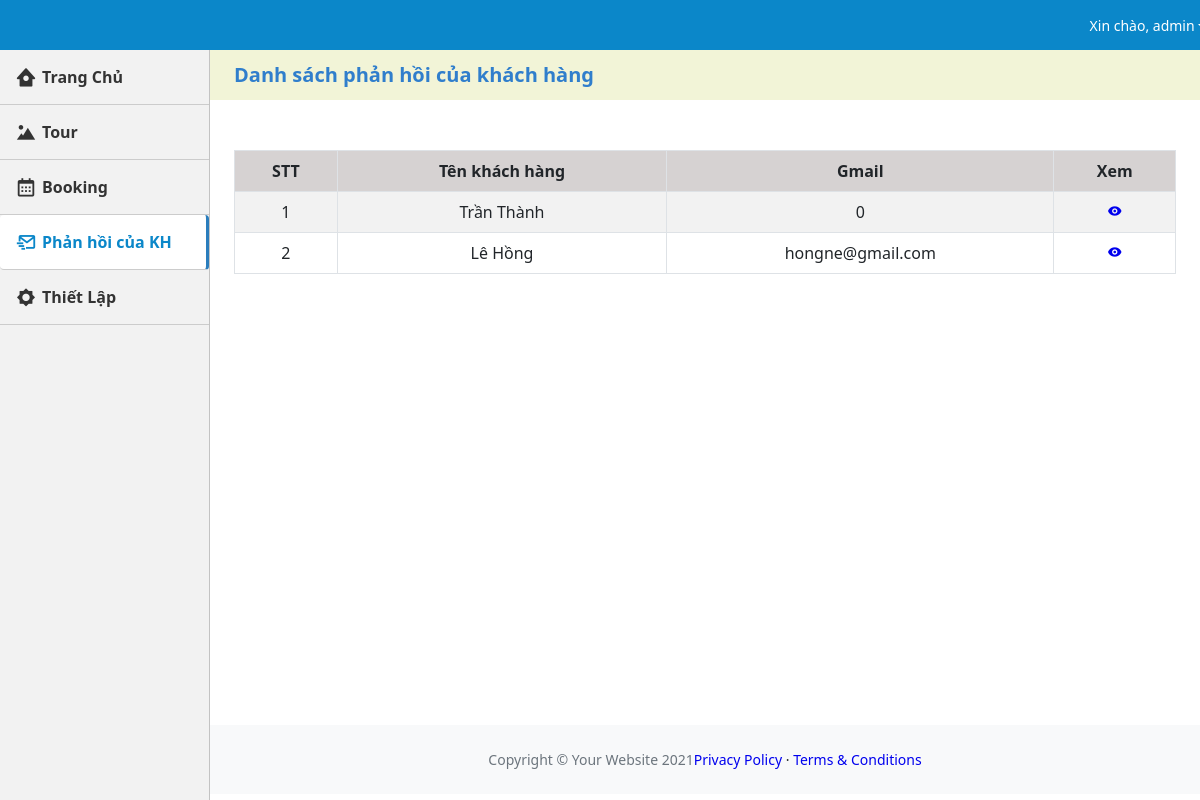
The page /phan_hoi_kh.php (signed in) on the database its author committed.
### tables this page shows
CREATE TABLE `tbl_phan_hoi` (
  `id_phan_hoi` int(11) NOT NULL,
  `ho_va_ten` varchar(10) NOT NULL,
  `email` varchar(50) NOT NULL,
  `noi_dung` text NOT NULL
);

### connect/dbhelper.php (called while the page is built, shortened)
<?php
function excuteResult($sql){
    $conn  = mysqli_connect(HOST, USERNAME, PASSWORD, DATABASE);
    mysqli_get_charset($conn);
     $result =  mysqli_query($conn, $sql);
     $list = [];
     while($row = mysqli_fetch_array($result)){
         $list[] = $row;
     }
     return $list;
}
?>

### phan_hoi_kh.php (the view, shortened to what this page needs)
<?php
    $page = 'send';
?>
<!DOCTYPE html>
<html lang="en">
    <head>
        <link href='https://unpkg.com/boxicons@2.0.9/css/boxicons.min.css' rel='stylesheet'>
        <link href="https://cdn.jsdelivr.net/npm/simple-datatables@latest/dist/style.css" rel="stylesheet" />
        <link href="css/styles.css" rel="stylesheet" />
        <link href="css/main.css" rel="stylesheet" />
    </head>
    <body class="sb-nav-fixed">
        <nav class="sb-topnav navbar navbar-expand navbar-dark bg-dark px-4" >
            <ul class="navbar-nav ms-auto ms-md-0 ">
                <li class="nav-item dropdown">
                    <a class="nav-link dropdown-toggle" id="navbarDropdown" href="#" role="button" data-bs-toggle="dropdown" aria-expanded="false" style="font-size: 14px;">Xin chào, admin</a>
                </li>
            </ul>
        </nav>
        <div id="layoutSidenav">
            <div id="layoutSidenav_nav">
                <nav class="sb-sidenav accordion sb-sidenav-dark" id="sidenavAccordion">
                    <div class="sb-sidenav-menu">
                    <ul class="nav">
                            <li class=" <?php if($page == 'home'){echo 'active';} ?>">
                                <a class="" href="index.php"><i class='bx bxs-home-circle'></i>
                                    <b>Trang Chủ</b></a>
                            </li>
                            <li class="<?php if($page == 'tour'){echo 'active';} ?>">
                                <a class="" href="tour.php"><i class='bx bxs-landscape'></i>
                                    <b>Tour</b></a>
                            </li>
                            <li class="<?php if($page == 'booking'){echo 'active';}?>">
                                <a class="" href="booking.php"><i class='bx bx-calendar' ></i>
                                    <b>Booking</b></a>
                            </li>
                            <li class="<?php if($page == 'send'){echo 'active';}?>">
                                <a class="" href="./phan_hoi_kh.php"><i class='bx bx-mail-send'></i>
                                    <b>Phản hồi của KH</b></a>
                            </li>
                            <li class="<?php if($page == 'setting'){echo 'active';}?>">
                                <a class="" href="./setting.php"><i class='bx bxs-brightness'></i>
                                    <b>Thiết Lập</b></a>
                            </li>
                        </ul>
                    </div>
                </nav>
            </div>
            <div id="layoutSidenav_content">
                <main>
                    <div >
                      <div class="container-list">
                        <div class="display-flex">
                            <h2 class="container-heading">Danh sách phản hồi của khách hàng</h2>
                        </div>
                      </div>
                        <div class="card mb-4 px-4">
                                <table class="table table-bordered table-striped">
                                    <thead>
                                        <tr class="bg-sm">
                                            <th style="text-align: center;">STT</th>
                                            <th style="text-align: center;">Tên khách hàng</th>
                                            <th style="text-align: center;">Gmail</th>
                                            <th style="text-align: center;">Xem</th>
                                        </tr>
                                    </thead>
                                    <tbody>
                                        <?php
                                        require_once("./connect/dbhelper.php");
                                        $sql = "SELECT*FROM tbl_phan_hoi";
                                         $list = excuteResult($sql);
                                         $i=0;
                                         foreach($list as $row){
                                             $i++;
                                       echo '
                                        <tr>
                                            <td style="text-align: center;">'.$i.'</td>
                                            <td style="text-align: center;">'.$row['ho_va_ten'].'</td>
                                            <td style="text-align: center;">'.$row['email'].'</td>
                                            <td style="text-align: center;">
                                            <a href="xem_phan_hoi.php?id='.$row['id_phan_hoi'].'">
                                            <i class="bx bxs-show"></i>
                                            </a>
                                            </td>
                                        </tr>
                                      ';
                                         }
                                        ?>
                                    </tbody>
                                </table>
                        </div>
                    </div>
                </main>
                <footer class="py-4 bg-light mt-auto">
                    <div class="container-fluid px-4">
                        <div class="d-flex align-items-center justify-content-between small">
                            <div class="text-muted">Copyright &copy; Your Website 2021</div>
                            <div>
                                <a href="#">Privacy Policy</a>
                                &middot;
                                <a href="#">Terms &amp; Conditions</a>
                            </div>
                        </div>
                    </div>
                </footer>
            </div>
        </div>
    </body>
</html>

### css/main.css (style rules this page uses)
a { text-decoration: none; }
.sb-sidenav-menu .nav li { line-height: 30px; }
.sb-sidenav-menu .nav li a { position: relative; display: flex; align-items: center; padding: 12px 15px; color: #333; border-bottom: 1px solid #ccc; }
.sb-sidenav-menu .nav li a i { font-size: 22px; padding-right: 5px }
.sb-sidenav-menu .nav li.active a { background-color: white !important; border-right: 3px solid #2B7DBC; color: #0b87c9; border-radius: 4px; }
.container-heading { margin: 0; color: #307ECC; font-size: 20px; font-weight: bold; line-height: 50px; }
.bg-sm { background-color:#d6d2d2; }
.display-flex { display: flex; justify-content:space-between; padding-right: 1.5rem !important; padding-left: 1.5rem !important; }
.container-list { background-color: #f2f4d7; margin-bottom: 50px; }

### rows shown on the page
tbl_phan_hoi: ho_va_ten "Trần Thành", email "0"
tbl_phan_hoi: ho_va_ten "Lê Hồng", email "hongne@gmail.com"
